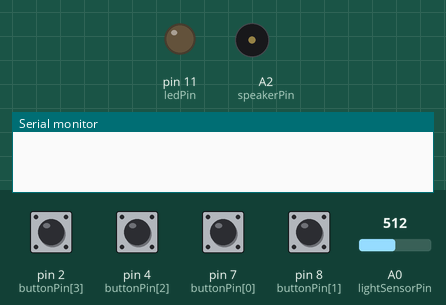
This sketch was run on a simulated Arduino Uno, built with avr-gcc and run on an emulated ATmega328P. On the bench: output pins drawn as LEDs (lit = HIGH), buzzer (waves = sounding), the last lines printed to the serial monitor. Inputs (shaded band) come from the test bench; at power-on: pin 2 (buttonPin[3]), pin 4 (buttonPin[2]), pin 7 (buttonPin[0]), pin 8 (buttonPin[1]) LOW, A0 (lightSensorPin) = 512.

Above: at 1.2 s.
1.3 s: pin 4 (buttonPin[2]) pulled HIGH for 0.15 s
At 1.8 s:
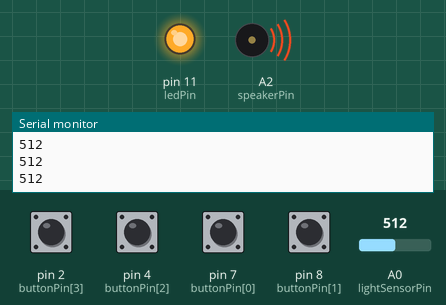
2.9 s: pin 4 (buttonPin[2]) pulled HIGH for 1 s
At 4.9 s:
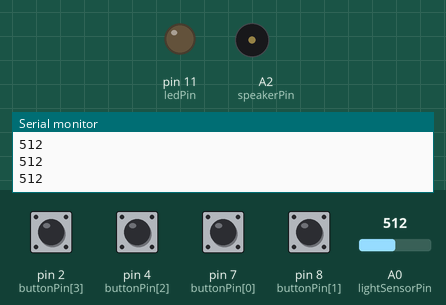
5.4 s: pin 2 (buttonPin[3]) pulled HIGH for 0.15 s
At 6.1 s:
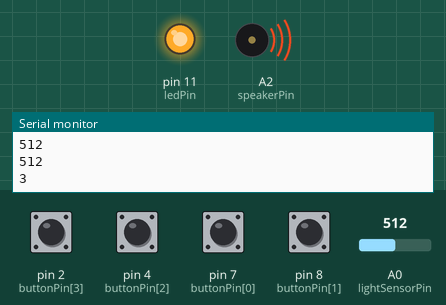
8.5 s: pin 2 (buttonPin[3]) pulled HIGH for 1 s
At 12.2 s:
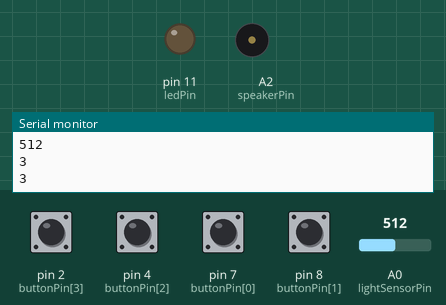
Timing chart, 0 to 13.5 s (numbered marks = the images above; inputs shaded):
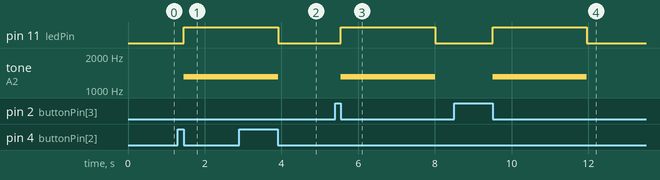

Measured:
- after the input at 1.3 s, pin 11 (ledPin): LOW → HIGH after 0.15 s; tone on A2 (speakerPin): silent → 1312 Hz after 0.15 s
- after the input at 2.9 s, pin 11 (ledPin): HIGH → LOW after 1.0 s; tone on A2 (speakerPin): 1312 Hz → silent after 1.0 s
- after the input at 5.4 s, pin 11 (ledPin): LOW → HIGH after 0.15 s, → LOW 2.5 s later; tone on A2 (speakerPin): silent → 1312 Hz after 0.15 s, → silent 2.5 s later
- after the input at 8.5 s, pin 11 (ledPin): LOW → HIGH after 1.0 s, → LOW 2.5 s later; tone on A2 (speakerPin): silent → 1312 Hz after 1.0 s, → silent 2.5 s later

The sketch:

dupa_nie_melodia.ino
```cpp
const int speakerPin = A2;
const int lightSensorPin = A0;
const int ledPin = 11;

#define MIN_LIGHT 100
#define MAX_LIGHT 800
#define MIN_TONE 900
#define MAX_TONE 1600
#define RECORDING_MAX_SIZE 300

unsigned int lightSensorValue = 0;
unsigned int toneValue = 0;
unsigned int frequency = 50;

unsigned int systemState = 0;

int recording[RECORDING_MAX_SIZE];
int recording_size = 0;
int i, x;

// Buttons: Left, Right, Record, Play
const int buttonPin[] = {7, 8, 4, 2};
int buttonState[] = {0, 0, 0, 0};
int lastButtonState[] = {0, 0, 0, 0};

void setup() {
  Serial.begin(9600);
  pinMode(buttonPin[0], INPUT);
  pinMode(buttonPin[1], INPUT);
  pinMode(buttonPin[2], INPUT);
  pinMode(buttonPin[3], INPUT);
  pinMode(ledPin, OUTPUT);

  digitalWrite(ledPin, LOW);
}


void debug() {
  Serial.print(lightSensorValue);
  Serial.print(" | ");
  Serial.print(buttonState[0]);
  Serial.print(" | ");
  Serial.print(buttonState[1]);
  Serial.print(" | ");
  Serial.print(buttonState[2]);
  Serial.print(" | ");
    Serial.print(buttonState[3]);
  Serial.print(" | ");
  Serial.println(toneValue);
  delay(200);
}

int checkButton(int i) {
  lastButtonState[i] = buttonState[i];
  buttonState[i] = digitalRead(buttonPin[i]);
  if (lastButtonState[i] == 1 && buttonState[i] == 0) {
    return 1;
  } else {
    return 0;
  }
}

void loop() {
  if (checkButton(0) == 1) {
    Serial.println(0);
    frequency -= 2;
  }

  if (checkButton(1) == 1) {
    Serial.println(1);
    frequency += 2;
  }


  if (systemState == 0) {
    if (checkButton(2)) {
    Serial.println(2);
      systemState = 1;
    }
    if (checkButton(3)) {
    Serial.println(3);
      systemState = 2;
    }
  } else if (systemState == 1) {
    i = 0;
    digitalWrite(ledPin, HIGH);
    while (i < RECORDING_MAX_SIZE && !checkButton(2)) {
      lightSensorValue = analogRead(lightSensorPin);
      Serial.println(lightSensorValue);
      toneValue = map(lightSensorValue, MIN_LIGHT, MAX_LIGHT, MIN_TONE, MAX_TONE);
      tone(speakerPin, toneValue);
      delay(frequency);
      recording[i] = toneValue;
      i++;
    }
    digitalWrite(ledPin, LOW);
    recording_size = i;
    noTone(speakerPin);
    systemState = 0;
  } else if (systemState == 2) {
    i = 0;
    digitalWrite(ledPin, HIGH);
    while (i < recording_size) {
      tone(speakerPin, recording[i]);
      delay(frequency);
      i++;
    }
    digitalWrite(ledPin, LOW);
    noTone(speakerPin);
    systemState = 0;
  }
}
```
